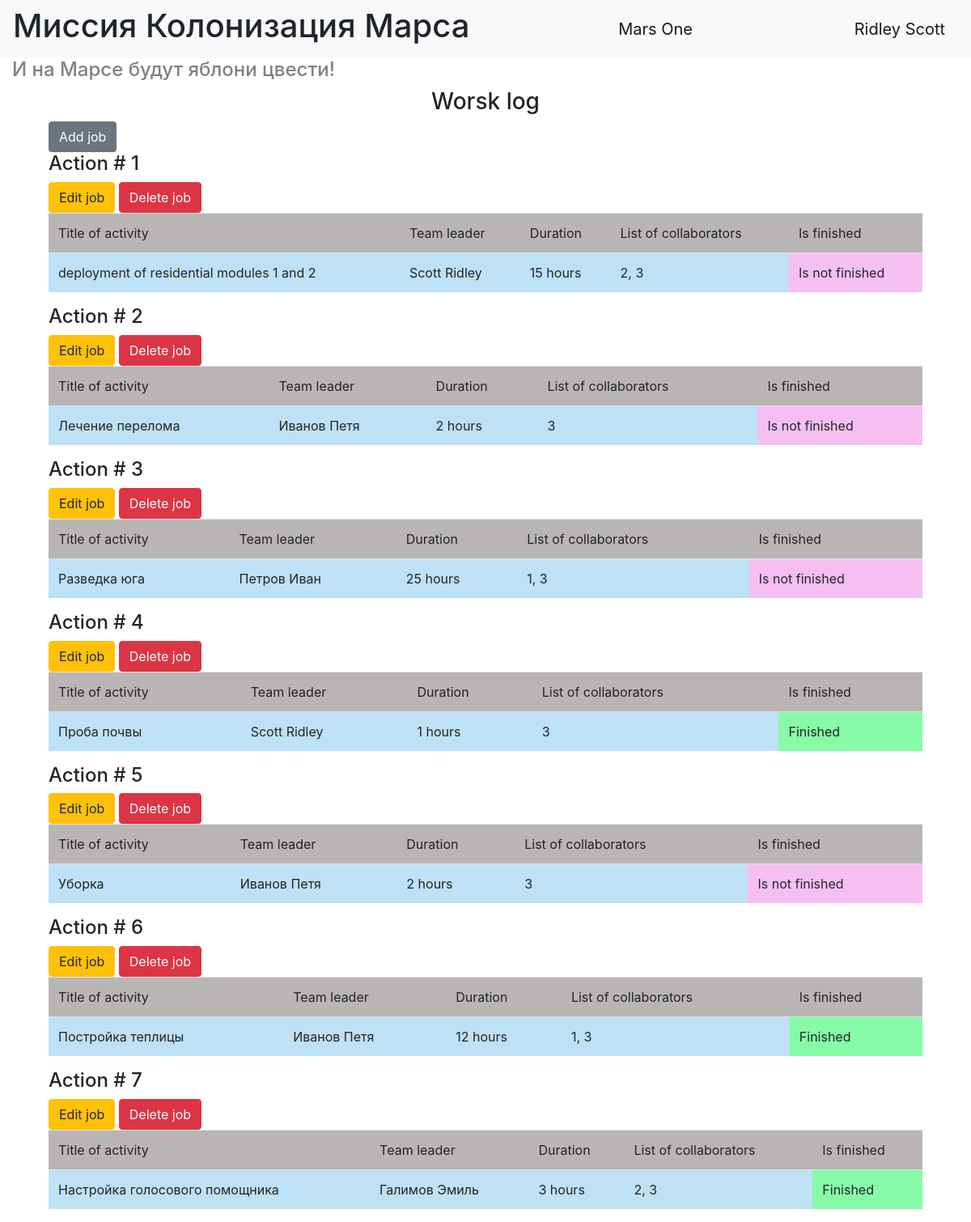
The page / (signed in) on the database its author committed.
### data/users.py (models this page shows, shortened)
class User(SqlAlchemyBase, UserMixin, SerializerMixin):
    __tablename__ = 'users'
    id = sqlalchemy.Column(sqlalchemy.Integer,
                           primary_key=True, autoincrement=True)
    surname = sqlalchemy.Column(sqlalchemy.String, nullable=True)
    name = sqlalchemy.Column(sqlalchemy.String, nullable=True)
    age = sqlalchemy.Column(sqlalchemy.Integer, nullable=True)
    position = sqlalchemy.Column(sqlalchemy.String, nullable=True)
    speciality = sqlalchemy.Column(sqlalchemy.String, nullable=True)
    address = sqlalchemy.Column(sqlalchemy.String, nullable=True)
    email = sqlalchemy.Column(sqlalchemy.String,
                              index=True, unique=True, nullable=True)
    hashed_password = sqlalchemy.Column(sqlalchemy.String, nullable=True)
    modified_date = sqlalchemy.Column(sqlalchemy.DateTime, default=datetime.datetime.now)
    jobs = orm.relation("Jobs", back_populates='user')

### data/jobs.py (models this page shows)
class Jobs(SqlAlchemyBase, SerializerMixin):
    __tablename__ = 'jobs'
    id = sqlalchemy.Column(sqlalchemy.Integer,
                           primary_key=True, autoincrement=True)
    team_leader = sqlalchemy.Column(sqlalchemy.Integer,
                                    sqlalchemy.ForeignKey("users.id"))
    job = sqlalchemy.Column(sqlalchemy.String, nullable=True)
    work_size = sqlalchemy.Column(sqlalchemy.Integer, nullable=True)
    collaborators = sqlalchemy.Column(sqlalchemy.String, nullable=True)
    start_date = sqlalchemy.Column(sqlalchemy.Date, nullable=True)
    end_date = sqlalchemy.Column(sqlalchemy.Date, nullable=True)
    is_finished = sqlalchemy.Column(sqlalchemy.Boolean, nullable=True)
    user = orm.relation('User')

### main.py (the view)
@app.route('/')
def job_list():
    db_sess = db_session.create_session()
    jobs = db_sess.query(Jobs)
    return render_template('index.html', jobs=jobs, title='Журнал работ')

### data/db_session.py (called while the page is built)
def create_session() -> Session:
    global __factory
    return __factory()

### main.py (called while the page is built)
@login_manager.user_loader
def load_user(user_id):
    db_sess = db_session.create_session()
    return db_sess.query(User).get(user_id)

### templates/index.html
{% extends "base.html" %}
{% block navbar_cont %}
    <h1>Миссия Колонизация Марса</h1>
{% endblock %}
{% block content %}
    {% set lab = "Action #" %}
    <h4 class="grey">И на Марсе будут яблони цвести!</h4>
    <h3 class="works-title">Worsk log</h3>
    <div class="all-jobs-table">
        {% if current_user.is_authenticated %}
        <a href="add_job" class="btn btn-secondary">Add job</a>
        {% endif %}
    {% for item in jobs %}
    <div class="jobs-table">
        <h4>{{lab}} {{loop.index}}</h4>
        {% if current_user.is_authenticated and current_user == item.user or current_user.id == 1 %}
            <div>
                <a href="/edit_job/{{ item.id }}" class="btn btn-warning">
                    Edit job
                </a>
                <a href="/job_delete/{{ item.id }}" class="btn btn-danger">
                    Delete job
                </a>
            </div>
        {% endif %}
        <table class="table">
          <thead>
            <tr>
              <td scope="col" class="table-head-grey">Title of activity</td>
              <td scope="col" class="table-head-grey">Team leader</td>
              <td scope="col" class="table-head-grey">Duration</td>
              <td scope="col" class="table-head-grey">List of collaborators</td>
              <td scope="col" class="table-head-grey">Is finished</td>
            </tr>
          </thead>
          <tbody>
            <tr>
              <td scope="row" class="table-body-blue">{{item.job}}</td>
              <td class="table-body-blue">{{item.user.surname}} {{item.user.name}}</td>
              <td class="table-body-blue">{{item.work_size}} hours</td>
              <td class="table-body-blue">{{item.collaborators}}</td>
              {% if item.is_finished == 0 %}
              <td class="table-body-pink">Is not finished</td>
              {% else %}
                <td class="table-body-green">Finished</td>
              {% endif %}
            </tr>
          </tbody>
        </table>
    </div>
    {% endfor %}
    </div>
{% endblock %}

### templates/base.html (shortened to what this page needs)
<!doctype html>
<html lang="en">
<head>
    <link rel="stylesheet"
          href="https://stackpath.bootstrapcdn.com/bootstrap/4.4.1/css/bootstrap.min.css"
>
    <link rel="stylesheet" type="text/css" href="{{url_for('static', filename='css/style.css')}}" />
</head>
<body>
<header>
    <nav class="navbar navbar-light bg-light">
        {% block navbar_cont %}{% endblock %}
        <a class="navbar-brand mars-one" href="#">Mars One</a>
        {% if current_user.is_authenticated %}
            <a class="navbar-brand" href="/logout">{{ current_user.name }} {{ current_user.surname}}</a>
        {% else %}
            <p>
                <a class="btn btn-primary " href="/register">Зарегистрироваться</a>
                <a class="btn btn-success" href="/login">Войти</a>
            </p>
        {% endif %}
    </nav>
</header>
<main role="main" class="container">
    {% block content %}{% endblock %}
</main>
</body>
</html>

### static/css/style.css (style rules this page uses)
.container { max-width: 1920px; }
h1, h4.grey { text-align: left; }
.mars-one { text-align: center; }
h4.grey { color: grey; }
.works-title { text-align: center; }
.jobs-table, .all-jobs-table { max-width: 1080px; margin: auto; }
.table-head-grey { background-color: #bab5b5; }
.table-body-blue { background-color: #bfe1f5; }
.table-body-pink { background-color: #f5bff3; }
.table-body-green { background-color: #87faa8; }

### rows shown on the page
User: name "Ridley", surname "Scott"
Jobs: lab "Action #", job "deployment of residential modules 1 and 2", user.surname "Scott", user.name "Ridley", work_size "15", collaborators "2, 3", is_finished "Is not finished"
Jobs: lab "Action #", job "Лечение перелома", user.surname "Иванов", user.name "Петя", work_size "2", collaborators "3", is_finished "Is not finished"
Jobs: lab "Action #", job "Разведка юга", user.surname "Петров", user.name "Иван", work_size "25", collaborators "1, 3", is_finished "Is not finished"
Jobs: lab "Action #", job "Проба почвы", user.surname "Scott", user.name "Ridley", work_size "1", collaborators "3", is_finished "Finished"
Jobs: lab "Action #", job "Уборка", user.surname "Иванов", user.name "Петя", work_size "2", collaborators "3", is_finished "Is not finished"
Jobs: lab "Action #", job "Постройка теплицы", user.surname "Иванов", user.name "Петя", work_size "12", collaborators "1, 3", is_finished "Finished"
Jobs: lab "Action #", job "Настройка голосового помощника", user.surname "Галимов", user.name "Эмиль", work_size "3", collaborators "2, 3", is_finished "Finished"
